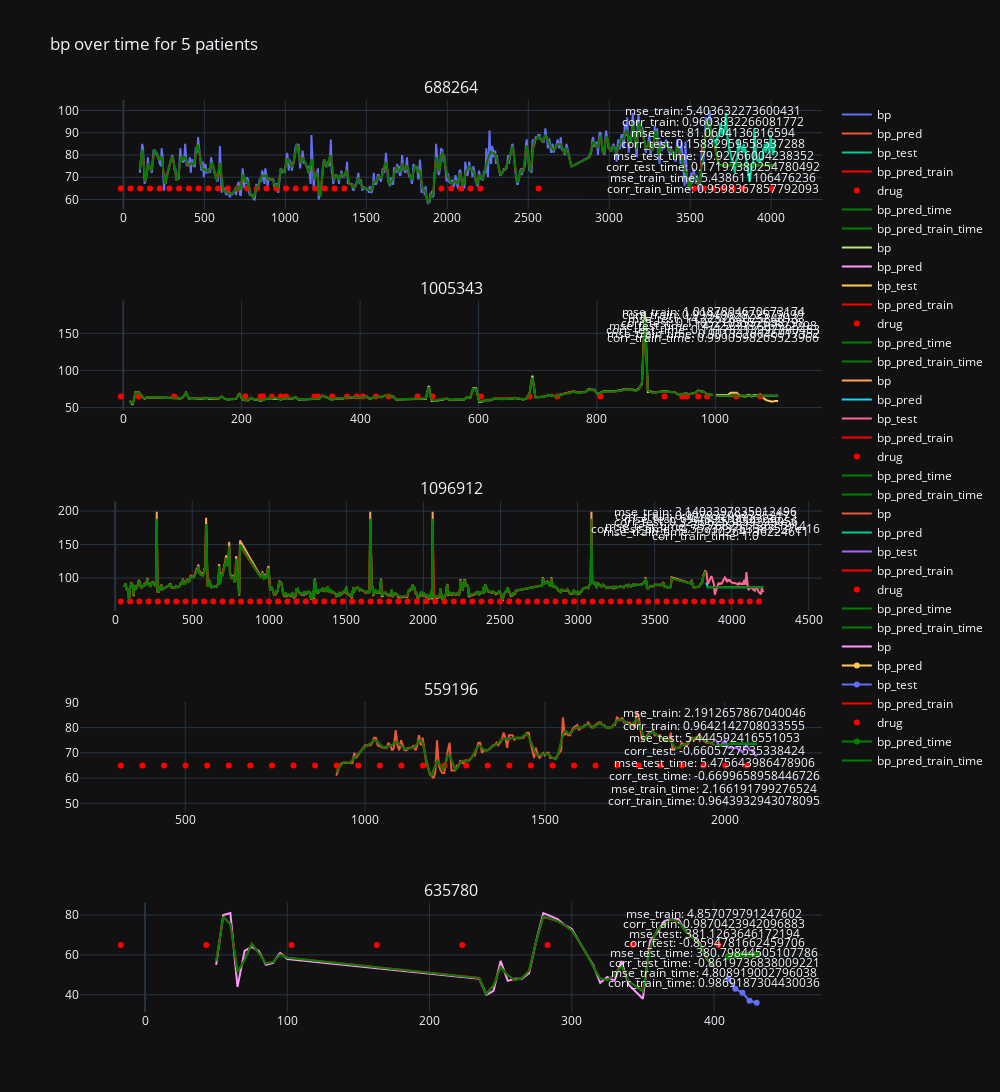

Notebook cell for this chart:
### Code cell
# if bp is a guassian process, with some kernel on the time and druginfusionoffset, we can use the kernel to predict the next bp
# create a learner
from sklearn.linear_model import LinearRegression
from sklearn.model_selection import train_test_split
from sklearn.metrics import mean_squared_error
from sklearn.preprocessing import StandardScaler
from sklearn.pipeline import Pipeline
from sklearn.gaussian_process import GaussianProcessRegressor
from sklearn.gaussian_process.kernels import RBF, ConstantKernel as C
from sklearn.gaussian_process.kernels import DotProduct, WhiteKernel
from sklearn.gaussian_process.kernels import RationalQuadratic, ExpSineSquared
from sklearn.gaussian_process.kernels import Matern
from sklearn.gaussian_process.kernels import PairwiseKernel
from sklearn.gaussian_process.kernels import StationaryKernelMixin, NormalizedKernelMixin, Kernel
from sklearn.gaussian_process.kernels import Hyperparameter
# learn a model for each patient
models = [GaussianProcessRegressor(kernel=C(1.0, (1e-3, 1e3)) * RBF(10, (1e-2, 1e2)), alpha=0.1, n_restarts_optimizer=9, normalize_y=True) for pat in pats.index]
# make plot of predictions for each patient
import plotly.graph_objects as go
from plotly.subplots import make_subplots
import numpy as np
fig = make_subplots(rows=5, cols=1, subplot_titles=[str(pat) for pat in pats.index])
for i, pat in enumerate(pats.index):
    # get the data for the patient
    x = pd.DataFrame({'time': bp_big[bp_big["stay_id"] == pat]["cur_bp_time"].to_numpy(), 'drug': bp_big[bp_big["stay_id"] == pat]["cur_bp_time"].to_numpy()})
    # For each bp, in a new column, put the drugAmount of the drug that was given at 5 minutes before the bp, and 0 otherwise
    x['drug'] = x['drug'].apply(lambda t: drug[(drug["patientunitstayid"] == pat) & (drug["infusionoffset"] <= t) & (drug["infusionoffset"] >= t - 5)]["drugamount"].to_numpy()[0] if drug[(drug["patientunitstayid"] == pat) & (drug["infusionoffset"] <= t) & (drug["infusionoffset"] >= t - 5)]["drugamount"].to_numpy().size > 0 else 0)
    y = bp_big[bp_big["stay_id"] == pat]["cur_bp"].to_numpy()
    #clean the data from Nan, and inf
    x = x.replace([np.inf, -np.inf], np.nan).dropna()
    y = y[x.index]

    # find first and last drug infusion
    time_of_first_drug = drug[drug["patientunitstayid"] == pat]["infusionoffset"].min()
    time_of_last_drug = drug[drug["patientunitstayid"] == pat]["infusionoffset"].max()
    # remove data that is 30 minutes before the first drug infusion, and 30 minutes after the last drug infusion
    k = (x['time'] >= time_of_first_drug - 30) & (x['time'] <= time_of_last_drug + 30)
    x = x[k]
    y = y[k]



    # split to train and test, when the test is the 10% of the latest data
    x_train, x_test, y_train, y_test = train_test_split(x, y, test_size=0.1, shuffle=False)
    # plot the data
    fig.add_trace(go.Scatter(x=x_train['time'], y=y_train, name="bp"), row=i+1, col=1)

    # learn the model
    models[i].fit(x_train, y_train)
    # predict the test data
    y_pred = models[i].predict(x_test)
    # plot the test data predictions
    fig.add_trace(go.Scatter(x=x_test['time'], y=y_pred, name="bp_pred"), row=i+1, col=1)
    # plot the actual test data
    fig.add_trace(go.Scatter(x=x_test['time'], y=y_test, name="bp_test"), row=i+1, col=1)
    #plot the predictions for the train data as well in a different color
    y_train_pred = models[i].predict(x_train)
    fig.add_trace(go.Scatter(x=x_train['time'], y=y_train_pred, name="bp_pred_train", line=dict(color="red")), row=i+1, col=1)

    # add mse and corr for train and test to the plot
    fig.add_annotation(x=x_train['time'].max(), y=y_train.max(), text="mse_train: " + str(mean_squared_error(y_train, y_train_pred)), showarrow=False, row=i+1, col=1)
    fig.add_annotation(x=x_train['time'].max(), y=y_train.max() - 5, text="corr_train: " + str(np.corrcoef(y_train, y_train_pred)[0, 1]), showarrow=False, row=i+1, col=1)
    fig.add_annotation(x=x_train['time'].max(), y=y_train.max() - 10, text="mse_test: " + str(mean_squared_error(y_test, y_pred)), showarrow=False, row=i+1, col=1)
    fig.add_annotation(x=x_train['time'].max(), y=y_train.max() - 15, text="corr_test: " + str(np.corrcoef(y_test, y_pred)[0, 1]), showarrow=False, row=i+1, col=1)
    # add drug markers
    x = drug[drug["patientunitstayid"] == pat]["infusionoffset"]
    fig.add_trace(go.Scatter(x=x, y=65 * np.ones(x.size), name="drug", mode="markers", marker=dict(color="red")), row=i+1, col=1)

    # add predictions for learner fitted only on time and not on drug
    models[i].kernel = RBF(10, (1e-2, 1e2))
    models[i].fit(x_train[['time']], y_train)
    y_pred = models[i].predict(x_test[['time']])
    fig.add_trace(go.Scatter(x=x_test['time'], y=y_pred, name="bp_pred_time", line=dict(color="green")), row=i+1, col=1)
    fig.add_annotation(x=x_train['time'].max(), y=y_train.max() - 20, text="mse_test_time: " + str(mean_squared_error(y_test, y_pred)), showarrow=False, row=i+1, col=1)
    fig.add_annotation(x=x_train['time'].max(), y=y_train.max() - 25, text="corr_test_time: " + str(np.corrcoef(y_test, y_pred)[0, 1]), showarrow=False,the row=i+1, col=1)
    # add corr and mse for time_learned model for train data
    y_train_pred = models[i].predict(x_train[['time']])
    fig.add_annotation(x=x_train['time'].max(), y=y_train.max() - 30, text="mse_train_time: " + str(mean_squared_error(y_train, y_train_pred)), showarrow=False, row=i+1, col=1)
    fig.add_annotation(x=x_train['time'].max(), y=y_train.max() - 35, text="corr_train_time: " + str(np.corrcoef(y_train, y_train_pred)[0, 1]), showarrow=False, row=i+1, col=1)
    #add predictions for train data
    fig.add_trace(go.Scatter(x=x_train['time'], y=y_train_pred, name="bp_pred_train_time", line=dict(color="green")), row=i+1, col=1)


fig.update_layout(height=5000, width=1000, title_text="bp over time for 5 patients")
fig.write_html("bp_over_time.html")
fig.show()

### Figure 1 — Plotly figure (JSON) as saved in the notebook; plotly's stock layout.template omitted (floating-point values rounded to 4 significant figures; data arrays with more than 128 entries replaced by an {"elided": "..."} marker saying what was removed)
{"data": [{"name": "bp", "x": {"elided": "652 int values"}, "y": {"elided": "652 float values"}, "type": "scatter", "xaxis": "x", "yaxis": "y"}, {"name": "bp_pred", "x": [3651, 3656, 3661, 3666, 3671, 3676, 3681, 3686, 3691, 3696, 3701, 3711, 3716, 3721, 3726, 3731, 3736, 3741, 3746, 3751, 3756, 3761, 3771, 3776, 3781, 3786, 3791, 3796, 3801, 3806, 3811, 3816, 3821, 3831, 3836, 3841, 3846, 3851, 3856, 3861, 3866, 3871, 3876, 3881, 3886, 3891, 3896, 3901, 3906, 3911, 3916, 3921, 3926, 3931, 3936, 3941, 3946, 3951, 3956, 3961, 3966, 3971, 3976, 3981, 3986, 3991, 3996, 4001, 4011, 4016, 4021, 4026, 4031], "y": [84.27, 82.42, 80.2, 78.22, 76.82, 76.02, 75.64, 75.49, 75.44, 75.42, 75.42, 75.42, 75.42, 75.42, 75.42, 75.42, 75.42, 75.42, 75.42, 75.42, 75.42, 75.42, 75.42, 75.42, 75.42, 75.42, 75.42, 75.42, 75.42, 75.42, 75.42, 75.42, 75.42, 75.42, 75.42, 75.42, 75.42, 75.42, 75.42, 75.42, 75.42, 75.42, 75.42, 75.42, 75.42, 75.42, 75.42, 75.42, 75.42, 75.42, 75.42, 75.42, 75.42, 75.42, 75.42, 75.42, 75.42, 75.42, 75.42, 75.42, 75.42, 75.42, 75.42, 75.42, 75.42, 75.42, 75.42, 75.42, 75.42, 75.42, 75.42, 75.42, 75.42], "type": "scatter", "xaxis": "x", "yaxis": "y"}, {"name": "bp_test", "x": [3651, 3656, 3661, 3666, 3671, 3676, 3681, 3686, 3691, 3696, 3701, 3711, 3716, 3721, 3726, 3731, 3736, 3741, 3746, 3751, 3756, 3761, 3771, 3776, 3781, 3786, 3791, 3796, 3801, 3806, 3811, 3816, 3821, 3831, 3836, 3841, 3846, 3851, 3856, 3861, 3866, 3871, 3876, 3881, 3886, 3891, 3896, 3901, 3906, 3911, 3916, 3921, 3926, 3931, 3936, 3941, 3946, 3951, 3956, 3961, 3966, 3971, 3976, 3981, 3986, 3991, 3996, 4001, 4011, 4016, 4021, 4026, 4031], "y": [87.0, 85.0, 85.0, 88.0, 89.0, 88.0, 89.0, 94.0, 93.0, 90.0, 89.0, 91.0, 93.0, 99.0, 90.0, 87.0, 87.0, 82.0, 82.0, 80.0, 78.0, 78.0, 73.0, 72.0, 77.0, 78.0, 78.0, 87.0, 82.0, 84.0, 83.0, 84.0, 81.0, 85.0, 81.0, 83.0, 78.0, 75.0, 72.0, 70.0, 68.0, 69.0, 73.0, 76.0, 74.0, 78.0, 92.0, 89.0, 80.0, 79.0, 77.0, 78.0, 78.0, 77.0, 78.0, 78.0, 78.0, 83.0, 82.0, 85.0, 81.0, 83.0, 86.0, 84.0, 82.0, 82.0, 89.0, 86.0, 80.0, 81.0, 86.0, 86.0, 86.0], "type": "scatter", "xaxis": "x", "yaxis": "y"}, {"line": {"color": "red"}, "name": "bp_pred_train", "x": {"elided": "652 int values"}, "y": {"elided": "652 float values"}, "type": "scatter", "xaxis": "x", "yaxis": "y"}, {"marker": {"color": "red"}, "mode": "markers", "name": "drug", "x": [-16, 44, 104, 164, 224, 284, 344, 404, 464, 524, 584, 644, 704, 764, 824, 884, 944, 1004, 1064, 1124, 1184, 1244, 1304, 1364, 1964, 2024, 2084, 2144, 2204, 2564, 3524, 3584, 3644, 3704, 3764, 3824, 4004], "y": [65.0, 65.0, 65.0, 65.0, 65.0, 65.0, 65.0, 65.0, 65.0, 65.0, 65.0, 65.0, 65.0, 65.0, 65.0, 65.0, 65.0, 65.0, 65.0, 65.0, 65.0, 65.0, 65.0, 65.0, 65.0, 65.0, 65.0, 65.0, 65.0, 65.0, 65.0, 65.0, 65.0, 65.0, 65.0, 65.0, 65.0], "type": "scatter", "xaxis": "x", "yaxis": "y"}, {"line": {"color": "green"}, "name": "bp_pred_time", "x": [3651, 3656, 3661, 3666, 3671, 3676, 3681, 3686, 3691, 3696, 3701, 3711, 3716, 3721, 3726, 3731, 3736, 3741, 3746, 3751, 3756, 3761, 3771, 3776, 3781, 3786, 3791, 3796, 3801, 3806, 3811, 3816, 3821, 3831, 3836, 3841, 3846, 3851, 3856, 3861, 3866, 3871, 3876, 3881, 3886, 3891, 3896, 3901, 3906, 3911, 3916, 3921, 3926, 3931, 3936, 3941, 3946, 3951, 3956, 3961, 3966, 3971, 3976, 3981, 3986, 3991, 3996, 4001, 4011, 4016, 4021, 4026, 4031], "y": [85.3, 83.77, 81.58, 79.37, 77.62, 76.48, 75.87, 75.58, 75.47, 75.43, 75.42, 75.42, 75.42, 75.42, 75.42, 75.42, 75.42, 75.42, 75.42, 75.42, 75.42, 75.42, 75.42, 75.42, 75.42, 75.42, 75.42, 75.42, 75.42, 75.42, 75.42, 75.42, 75.42, 75.42, 75.42, 75.42, 75.42, 75.42, 75.42, 75.42, 75.42, 75.42, 75.42, 75.42, 75.42, 75.42, 75.42, 75.42, 75.42, 75.42, 75.42, 75.42, 75.42, 75.42, 75.42, 75.42, 75.42, 75.42, 75.42, 75.42, 75.42, 75.42, 75.42, 75.42, 75.42, 75.42, 75.42, 75.42, 75.42, 75.42, 75.42, 75.42, 75.42], "type": "scatter", "xaxis": "x", "yaxis": "y"}, {"line": {"color": "green"}, "name": "bp_pred_train_time", "x": {"elided": "652 int values"}, "y": {"elided": "652 float values"}, "type": "scatter", "xaxis": "x", "yaxis": "y"}, {"name": "bp", "x": {"elided": "198 int values"}, "y": {"elided": "198 float values"}, "type": "scatter", "xaxis": "x2", "yaxis": "y2"}, {"name": "bp_pred", "x": [1001, 1006, 1011, 1016, 1021, 1026, 1031, 1036, 1041, 1046, 1051, 1056, 1061, 1066, 1071, 1076, 1081, 1086, 1091, 1096, 1101, 1106], "y": [66.02, 65.78, 65.77, 65.77, 65.77, 65.77, 65.77, 65.77, 65.77, 65.77, 65.77, 65.77, 65.77, 65.77, 65.77, 65.77, 65.77, 65.77, 65.77, 65.77, 65.77, 65.77], "type": "scatter", "xaxis": "x2", "yaxis": "y2"}, {"name": "bp_test", "x": [1001, 1006, 1011, 1016, 1021, 1026, 1031, 1036, 1041, 1046, 1051, 1056, 1061, 1066, 1071, 1076, 1081, 1086, 1091, 1096, 1101, 1106], "y": [67.0, 67.0, 68.0, 67.0, 67.0, 70.0, 70.0, 70.0, 66.0, 65.0, 65.0, 67.0, 65.0, 67.0, 66.0, 68.0, 63.0, 60.0, 59.0, 58.0, 59.0, 59.0], "type": "scatter", "xaxis": "x2", "yaxis": "y2"}, {"line": {"color": "red"}, "name": "bp_pred_train", "x": {"elided": "198 int values"}, "y": {"elided": "198 float values"}, "type": "scatter", "xaxis": "x2", "yaxis": "y2"}, {"marker": {"color": "red"}, "mode": "markers", "name": "drug", "x": [-4, 26, 86, 206, 232, 236, 251, 266, 275, 323, 329, 353, 378, 394, 405, 427, 448, 497, 522, 604, 686, 733, 806, 914, 944, 952, 971, 986, 1035, 1076], "y": [65.0, 65.0, 65.0, 65.0, 65.0, 65.0, 65.0, 65.0, 65.0, 65.0, 65.0, 65.0, 65.0, 65.0, 65.0, 65.0, 65.0, 65.0, 65.0, 65.0, 65.0, 65.0, 65.0, 65.0, 65.0, 65.0, 65.0, 65.0, 65.0, 65.0], "type": "scatter", "xaxis": "x2", "yaxis": "y2"}, {"line": {"color": "green"}, "name": "bp_pred_time", "x": [1001, 1006, 1011, 1016, 1021, 1026, 1031, 1036, 1041, 1046, 1051, 1056, 1061, 1066, 1071, 1076, 1081, 1086, 1091, 1096, 1101, 1106], "y": [66.04, 65.78, 65.77, 65.77, 65.77, 65.77, 65.77, 65.77, 65.77, 65.77, 65.77, 65.77, 65.77, 65.77, 65.77, 65.77, 65.77, 65.77, 65.77, 65.77, 65.77, 65.77], "type": "scatter", "xaxis": "x2", "yaxis": "y2"}, {"line": {"color": "green"}, "name": "bp_pred_train_time", "x": {"elided": "198 int values"}, "y": {"elided": "198 float values"}, "type": "scatter", "xaxis": "x2", "yaxis": "y2"}, {"name": "bp", "x": {"elided": "606 int values"}, "y": {"elided": "606 float values"}, "type": "scatter", "xaxis": "x3", "yaxis": "y3"}, {"name": "bp_pred", "x": [3835, 3840, 3845, 3850, 3855, 3860, 3865, 3870, 3875, 3885, 3890, 3895, 3900, 3905, 3910, 3915, 3920, 3925, 3930, 3935, 3945, 3950, 3955, 3960, 3965, 3970, 3975, 3980, 3985, 3990, 3995, 4005, 4010, 4015, 4020, 4025, 4030, 4035, 4040, 4045, 4050, 4055, 4065, 4070, 4075, 4080, 4085, 4090, 4095, 4105, 4110, 4115, 4125, 4130, 4135, 4140, 4145, 4150, 4155, 4160, 4165, 4170, 4175, 4185, 4190, 4195, 4200, 4205], "y": [93.25, 86.59, 86.23, 86.23, 86.23, 86.23, 86.23, 86.23, 86.23, 86.23, 86.23, 86.23, 86.23, 86.23, 86.23, 86.23, 86.23, 86.23, 86.23, 86.23, 86.23, 86.23, 86.23, 86.23, 86.23, 86.23, 86.23, 86.23, 86.23, 86.23, 86.23, 86.23, 86.23, 86.23, 86.23, 86.23, 86.23, 86.23, 86.23, 86.23, 86.23, 86.23, 86.23, 86.23, 86.23, 86.23, 86.23, 86.23, 86.23, 86.23, 86.23, 86.23, 86.23, 86.23, 86.23, 86.23, 86.23, 86.23, 86.23, 86.23, 86.23, 86.23, 86.23, 86.23, 86.23, 86.23, 86.23, 86.23], "type": "scatter", "xaxis": "x3", "yaxis": "y3"}, {"name": "bp_test", "x": [3835, 3840, 3845, 3850, 3855, 3860, 3865, 3870, 3875, 3885, 3890, 3895, 3900, 3905, 3910, 3915, 3920, 3925, 3930, 3935, 3945, 3950, 3955, 3960, 3965, 3970, 3975, 3980, 3985, 3990, 3995, 4005, 4010, 4015, 4020, 4025, 4030, 4035, 4040, 4045, 4050, 4055, 4065, 4070, 4075, 4080, 4085, 4090, 4095, 4105, 4110, 4115, 4125, 4130, 4135, 4140, 4145, 4150, 4155, 4160, 4165, 4170, 4175, 4185, 4190, 4195, 4200, 4205], "y": [110.0, 95.0, 91.0, 93.0, 96.0, 101.0, 102.0, 102.0, 98.0, 91.0, 75.0, 79.0, 84.0, 86.0, 89.0, 93.0, 91.0, 91.0, 93.0, 91.0, 97.0, 98.0, 101.0, 100.0, 96.0, 95.0, 97.0, 96.0, 98.0, 96.0, 94.0, 93.0, 93.0, 93.0, 93.0, 93.0, 92.0, 91.0, 90.0, 92.0, 93.0, 91.0, 91.0, 93.0, 90.0, 97.0, 95.0, 90.0, 109.0, 86.0, 82.0, 85.0, 86.0, 86.0, 84.0, 83.0, 83.0, 81.0, 85.0, 85.0, 85.0, 82.0, 79.0, 77.0, 76.0, 85.0, 80.0, 79.0], "type": "scatter", "xaxis": "x3", "yaxis": "y3"}, {"line": {"color": "red"}, "name": "bp_pred_train", "x": {"elided": "606 int values"}, "y": {"elided": "606 float values"}, "type": "scatter", "xaxis": "x3", "yaxis": "y3"}, {"marker": {"color": "red"}, "mode": "markers", "name": "drug", "x": [37, 97, 157, 217, 277, 337, 397, 457, 517, 577, 637, 697, 757, 817, 877, 937, 997, 1057, 1117, 1177, 1237, 1297, 1357, 1417, 1477, 1537, 1597, 1657, 1717, 1777, 1837, 1897, 1957, 2017, 2077, 2137, 2197, 2257, 2317, 2377, 2437, 2497, 2557, 2617, 2677, 2737, 2797, 2857, 2917, 2977, 3037, 3097, 3157, 3217, 3277, 3337, 3397, 3457, 3517, 3577, 3637, 3697, 3757, 3817, 3877, 3937, 3997, 4057, 4117, 4177], "y": [65.0, 65.0, 65.0, 65.0, 65.0, 65.0, 65.0, 65.0, 65.0, 65.0, 65.0, 65.0, 65.0, 65.0, 65.0, 65.0, 65.0, 65.0, 65.0, 65.0, 65.0, 65.0, 65.0, 65.0, 65.0, 65.0, 65.0, 65.0, 65.0, 65.0, 65.0, 65.0, 65.0, 65.0, 65.0, 65.0, 65.0, 65.0, 65.0, 65.0, 65.0, 65.0, 65.0, 65.0, 65.0, 65.0, 65.0, 65.0, 65.0, 65.0, 65.0, 65.0, 65.0, 65.0, 65.0, 65.0, 65.0, 65.0, 65.0, 65.0, 65.0, 65.0, 65.0, 65.0, 65.0, 65.0, 65.0, 65.0, 65.0, 65.0], "type": "scatter", "xaxis": "x3", "yaxis": "y3"}, {"line": {"color": "green"}, "name": "bp_pred_time", "x": [3835, 3840, 3845, 3850, 3855, 3860, 3865, 3870, 3875, 3885, 3890, 3895, 3900, 3905, 3910, 3915, 3920, 3925, 3930, 3935, 3945, 3950, 3955, 3960, 3965, 3970, 3975, 3980, 3985, 3990, 3995, 4005, 4010, 4015, 4020, 4025, 4030, 4035, 4040, 4045, 4050, 4055, 4065, 4070, 4075, 4080, 4085, 4090, 4095, 4105, 4110, 4115, 4125, 4130, 4135, 4140, 4145, 4150, 4155, 4160, 4165, 4170, 4175, 4185, 4190, 4195, 4200, 4205], "y": [86.23, 86.23, 86.23, 86.23, 86.23, 86.23, 86.23, 86.23, 86.23, 86.23, 86.23, 86.23, 86.23, 86.23, 86.23, 86.23, 86.23, 86.23, 86.23, 86.23, 86.23, 86.23, 86.23, 86.23, 86.23, 86.23, 86.23, 86.23, 86.23, 86.23, 86.23, 86.23, 86.23, 86.23, 86.23, 86.23, 86.23, 86.23, 86.23, 86.23, 86.23, 86.23, 86.23, 86.23, 86.23, 86.23, 86.23, 86.23, 86.23, 86.23, 86.23, 86.23, 86.23, 86.23, 86.23, 86.23, 86.23, 86.23, 86.23, 86.23, 86.23, 86.23, 86.23, 86.23, 86.23, 86.23, 86.23, 86.23], "type": "scatter", "xaxis": "x3", "yaxis": "y3"}, {"line": {"color": "green"}, "name": "bp_pred_train_time", "x": {"elided": "606 int values"}, "y": {"elided": "606 float values"}, "type": "scatter", "xaxis": "x3", "yaxis": "y3"}, {"name": "bp", "x": {"elided": "192 int values"}, "y": {"elided": "192 float values"}, "type": "scatter", "xaxis": "x4", "yaxis": "y4"}, {"name": "bp_pred", "x": [1975, 1980, 1985, 1990, 1995, 2000, 2010, 2015, 2020, 2025, 2030, 2035, 2040, 2045, 2050, 2055, 2060, 2070, 2075, 2080, 2085, 2090], "y": [73.18, 73.04, 73.04, 73.14, 73.28, 73.41, 73.55, 73.57, 73.58, 73.59, 73.59, 73.59, 73.59, 73.59, 73.59, 73.59, 73.59, 73.59, 73.59, 73.59, 73.59, 73.59], "type": "scatter", "xaxis": "x4", "yaxis": "y4"}, {"name": "bp_test", "x": [1975, 1980, 1985, 1990, 1995, 2000, 2010, 2015, 2020, 2025, 2030, 2035, 2040, 2045, 2050, 2055, 2060, 2070, 2075, 2080, 2085, 2090], "y": [75.0, 74.0, 73.0, 73.0, 74.0, 75.0, 72.0, 72.0, 72.0, 72.0, 72.0, 72.0, 71.0, 71.0, 70.0, 72.0, 73.0, 71.0, 71.0, 70.0, 69.0, 69.0], "type": "scatter", "xaxis": "x4", "yaxis": "y4"}, {"line": {"color": "red"}, "name": "bp_pred_train", "x": {"elided": "192 int values"}, "y": {"elided": "192 float values"}, "type": "scatter", "xaxis": "x4", "yaxis": "y4"}, {"marker": {"color": "red"}, "mode": "markers", "name": "drug", "x": [321, 381, 441, 501, 561, 621, 681, 741, 801, 861, 921, 981, 1041, 1101, 1161, 1221, 1281, 1341, 1401, 1461, 1521, 1581, 1641, 1701, 1761, 1821, 1881, 1941, 2001, 2061], "y": [65.0, 65.0, 65.0, 65.0, 65.0, 65.0, 65.0, 65.0, 65.0, 65.0, 65.0, 65.0, 65.0, 65.0, 65.0, 65.0, 65.0, 65.0, 65.0, 65.0, 65.0, 65.0, 65.0, 65.0, 65.0, 65.0, 65.0, 65.0, 65.0, 65.0], "type": "scatter", "xaxis": "x4", "yaxis": "y4"}, {"line": {"color": "green"}, "name": "bp_pred_time", "x": [1975, 1980, 1985, 1990, 1995, 2000, 2010, 2015, 2020, 2025, 2030, 2035, 2040, 2045, 2050, 2055, 2060, 2070, 2075, 2080, 2085, 2090], "y": [73.13, 72.94, 72.91, 73.01, 73.17, 73.33, 73.52, 73.56, 73.58, 73.59, 73.59, 73.59, 73.59, 73.59, 73.59, 73.59, 73.59, 73.59, 73.59, 73.59, 73.59, 73.59], "type": "scatter", "xaxis": "x4", "yaxis": "y4"}, {"line": {"color": "green"}, "name": "bp_pred_train_time", "x": {"elided": "192 int values"}, "y": {"elided": "192 float values"}, "type": "scatter", "xaxis": "x4", "yaxis": "y4"}, {"name": "bp", "x": [50, 55, 60, 65, 70, 75, 80, 85, 90, 95, 100, 235, 240, 245, 250, 255, 260, 265, 270, 275, 280, 290, 295, 300, 305, 310, 315, 320, 325, 330, 335, 340, 350, 355, 360, 365, 370, 375, 380, 385, 390, 395, 400], "y": [55.0, 80.0, 81.0, 44.0, 62.0, 64.0, 62.0, 55.0, 56.0, 61.0, 58.0, 48.0, 40.0, 42.0, 57.0, 47.0, 48.0, 48.0, 51.0, 67.0, 81.0, 78.0, 75.0, 73.0, 67.0, 61.0, 55.0, 46.0, 49.0, 47.0, 57.0, 45.0, 38.0, 67.0, 71.0, 77.0, 78.0, 78.0, 72.0, 69.0, 66.0, 58.0, 54.0], "type": "scatter", "xaxis": "x5", "yaxis": "y5"}, {"name": "bp_pred", "x": [410, 415, 420, 425, 430], "y": [59.16, 60.05, 60.18, 60.19, 60.19], "type": "scatter", "xaxis": "x5", "yaxis": "y5"}, {"name": "bp_test", "x": [410, 415, 420, 425, 430], "y": [48.0, 43.0, 41.0, 37.0, 36.0], "type": "scatter", "xaxis": "x5", "yaxis": "y5"}, {"line": {"color": "red"}, "name": "bp_pred_train", "x": [50, 55, 60, 65, 70, 75, 80, 85, 90, 95, 100, 235, 240, 245, 250, 255, 260, 265, 270, 275, 280, 290, 295, 300, 305, 310, 315, 320, 325, 330, 335, 340, 350, 355, 360, 365, 370, 375, 380, 385, 390, 395, 400], "y": [56.93, 78.99, 75.53, 51.43, 57.56, 65.59, 60.96, 55.77, 56.52, 60.1, 58.64, 48.43, 40.54, 44.7, 53.95, 49.81, 47.5, 48.44, 52.16, 66.72, 79.15, 76.87, 74.86, 72.1, 66.87, 61.24, 54.27, 48.21, 47.49, 49.95, 54.54, 46.85, 41.81, 63.39, 72.51, 75.32, 77.92, 76.67, 71.99, 68.73, 65.32, 58.37, 54.51], "type": "scatter", "xaxis": "x5", "yaxis": "y5"}, {"marker": {"color": "red"}, "mode": "markers", "name": "drug", "x": [-17, 43, 103, 163, 223, 283, 343, 403], "y": [65.0, 65.0, 65.0, 65.0, 65.0, 65.0, 65.0, 65.0], "type": "scatter", "xaxis": "x5", "yaxis": "y5"}, {"line": {"color": "green"}, "name": "bp_pred_time", "x": [410, 415, 420, 425, 430], "y": [59.11, 60.04, 60.18, 60.19, 60.19], "type": "scatter", "xaxis": "x5", "yaxis": "y5"}, {"line": {"color": "green"}, "name": "bp_pred_train_time", "x": [50, 55, 60, 65, 70, 75, 80, 85, 90, 95, 100, 235, 240, 245, 250, 255, 260, 265, 270, 275, 280, 290, 295, 300, 305, 310, 315, 320, 325, 330, 335, 340, 350, 355, 360, 365, 370, 375, 380, 385, 390, 395, 400], "y": [56.86, 79.11, 75.55, 51.43, 57.49, 65.65, 60.95, 55.75, 56.51, 60.1, 58.63, 48.39, 40.46, 44.67, 53.91, 49.81, 47.44, 48.4, 52.13, 66.72, 79.26, 76.95, 74.89, 72.14, 66.9, 61.24, 54.25, 48.18, 47.42, 49.94, 54.55, 46.76, 41.69, 63.42, 72.57, 75.34, 77.98, 76.72, 72.02, 68.76, 65.34, 58.36, 54.47], "type": "scatter", "xaxis": "x5", "yaxis": "y5"}], "layout": {"xaxis": {"anchor": "y", "domain": [0.0, 1.0]}, "yaxis": {"anchor": "x", "domain": [0.88, 1.0]}, "xaxis2": {"anchor": "y2", "domain": [0.0, 1.0]}, "yaxis2": {"anchor": "x2", "domain": [0.66, 0.78]}, "xaxis3": {"anchor": "y3", "domain": [0.0, 1.0]}, "yaxis3": {"anchor": "x3", "domain": [0.44, 0.56]}, "xaxis4": {"anchor": "y4", "domain": [0.0, 1.0]}, "yaxis4": {"anchor": "x4", "domain": [0.22, 0.34]}, "xaxis5": {"anchor": "y5", "domain": [0.0, 1.0]}, "yaxis5": {"anchor": "x5", "domain": [0.0, 0.12]}, "annotations": [{"font": {"size": 16}, "showarrow": false, "text": "688264", "x": 0.5, "xanchor": "center", "xref": "paper", "y": 1.0, "yanchor": "bottom", "yref": "paper"}, {"font": {"size": 16}, "showarrow": false, "text": "1005343", "x": 0.5, "xanchor": "center", "xref": "paper", "y": 0.78, "yanchor": "bottom", "yref": "paper"}, {"font": {"size": 16}, "showarrow": false, "text": "1096912", "x": 0.5, "xanchor": "center", "xref": "paper", "y": 0.56, "yanchor": "bottom", "yref": "paper"}, {"font": {"size": 16}, "showarrow": false, "text": "559196", "x": 0.5, "xanchor": "center", "xref": "paper", "y": 0.34, "yanchor": "bottom", "yref": "paper"}, {"font": {"size": 16}, "showarrow": false, "text": "635780", "x": 0.5, "xanchor": "center", "xref": "paper", "y": 0.12, "yanchor": "bottom", "yref": "paper"}, {"showarrow": false, "text": "mse_train: 5.403632273600431", "x": 3641, "xref": "x", "y": 100.0, "yref": "y"}, {"showarrow": false, "text": "corr_train: 0.9603832266081772", "x": 3641, "xref": "x", "y": 95.0, "yref": "y"}, {"showarrow": false, "text": "mse_test: 81.0604136316594", "x": 3641, "xref": "x", "y": 90.0, "yref": "y"}, {"showarrow": false, "text": "corr_test: 0.15882959558537288", "x": 3641, "xref": "x", "y": 85.0, "yref": "y"}, {"showarrow": false, "text": "mse_test_time: 79.92766004238352", "x": 3641, "xref": "x", "y": 80.0, "yref": "y"}, {"showarrow": false, "text": "corr_test_time: 0.17197380254780492", "x": 3641, "xref": "x", "y": 75.0, "yref": "y"}, {"showarrow": false, "text": "mse_train_time: 5.438611106476236", "x": 3641, "xref": "x", "y": 70.0, "yref": "y"}, {"showarrow": false, "text": "corr_train_time: 0.9598367857792093", "x": 3641, "xref": "x", "y": 65.0, "yref": "y"}, {"showarrow": false, "text": "mse_train: 1.0187894670673174", "x": 996, "xref": "x2", "y": 180.0, "yref": "y2"}, {"showarrow": false, "text": "corr_train: 0.9994062822575699", "x": 996, "xref": "x2", "y": 175.0, "yref": "y2"}, {"showarrow": false, "text": "mse_test: 14.22528402584013", "x": 996, "xref": "x2", "y": 170.0, "yref": "y2"}, {"showarrow": false, "text": "corr_test: 0.11052103552638798", "x": 996, "xref": "x2", "y": 165.0, "yref": "y2"}, {"showarrow": false, "text": "mse_test_time: 14.222398726522298", "x": 996, "xref": "x2", "y": 160.0, "yref": "y2"}, {"showarrow": false, "text": "corr_test_time: 0.11178213997780453", "x": 996, "xref": "x2", "y": 155.0, "yref": "y2"}, {"showarrow": false, "text": "mse_train_time: 0.9013326646917352", "x": 996, "xref": "x2", "y": 150.0, "yref": "y2"}, {"showarrow": false, "text": "corr_train_time: 0.9990598265523966", "x": 996, "xref": "x2", "y": 145.0, "yref": "y2"}, {"showarrow": false, "text": "mse_train: 3.1403397835012496", "x": 3830, "xref": "x3", "y": 199.0, "yref": "y3"}, {"showarrow": false, "text": "corr_train: 0.9978329943552173", "x": 3830, "xref": "x3", "y": 194.0, "yref": "y3"}, {"showarrow": false, "text": "mse_test: 69.4895100061362", "x": 3830, "xref": "x3", "y": 189.0, "yref": "y3"}, {"showarrow": false, "text": "corr_test: 0.32506253859299056", "x": 3830, "xref": "x3", "y": 184.0, "yref": "y3"}, {"showarrow": false, "text": "mse_test_time: 73.76825112621914", "x": 3830, "xref": "x3", "y": 179.0, "yref": "y3"}, {"showarrow": false, "text": "corr_test_time: -4.557373763387537e-16", "x": 3830, "xref": "x3", "y": 174.0, "yref": "y3"}, {"showarrow": false, "text": "mse_train_time: 1.910264136224611", "x": 3830, "xref": "x3", "y": 169.0, "yref": "y3"}, {"showarrow": false, "text": "corr_train_time: 1.0", "x": 3830, "xref": "x3", "y": 164.0, "yref": "y3"}, {"showarrow": false, "text": "mse_train: 2.1912657867040046", "x": 1970, "xref": "x4", "y": 86.0, "yref": "y4"}, {"showarrow": false, "text": "corr_train: 0.9642142708033555", "x": 1970, "xref": "x4", "y": 81.0, "yref": "y4"}, {"showarrow": false, "text": "mse_test: 5.444592416551053", "x": 1970, "xref": "x4", "y": 76.0, "yref": "y4"}, {"showarrow": false, "text": "corr_test: -0.6605727535338424", "x": 1970, "xref": "x4", "y": 71.0, "yref": "y4"}, {"showarrow": false, "text": "mse_test_time: 5.475643986478906", "x": 1970, "xref": "x4", "y": 66.0, "yref": "y4"}, {"showarrow": false, "text": "corr_test_time: -0.6699658958446726", "x": 1970, "xref": "x4", "y": 61.0, "yref": "y4"}, {"showarrow": false, "text": "mse_train_time: 2.166191799276524", "x": 1970, "xref": "x4", "y": 56.0, "yref": "y4"}, {"showarrow": false, "text": "corr_train_time: 0.9643932943078095", "x": 1970, "xref": "x4", "y": 51.0, "yref": "y4"}, {"showarrow": false, "text": "mse_train: 4.857079791247602", "x": 400, "xref": "x5", "y": 81.0, "yref": "y5"}, {"showarrow": false, "text": "corr_train: 0.9870423942096883", "x": 400, "xref": "x5", "y": 76.0, "yref": "y5"}, {"showarrow": false, "text": "mse_test: 381.1263646172194", "x": 400, "xref": "x5", "y": 71.0, "yref": "y5"}, {"showarrow": false, "text": "corr_test: -0.8594781662459706", "x": 400, "xref": "x5", "y": 66.0, "yref": "y5"}, {"showarrow": false, "text": "mse_test_time: 380.79844505107786", "x": 400, "xref": "x5", "y": 61.0, "yref": "y5"}, {"showarrow": false, "text": "corr_test_time: -0.8619736838009221", "x": 400, "xref": "x5", "y": 56.0, "yref": "y5"}, {"showarrow": false, "text": "mse_train_time: 4.808919002796038", "x": 400, "xref": "x5", "y": 51.0, "yref": "y5"}, {"showarrow": false, "text": "corr_train_time: 0.9869187304430036", "x": 400, "xref": "x5", "y": 46.0, "yref": "y5"}], "title": {"text": "bp over time for 5 patients"}, "height": 5000, "width": 1000}}
